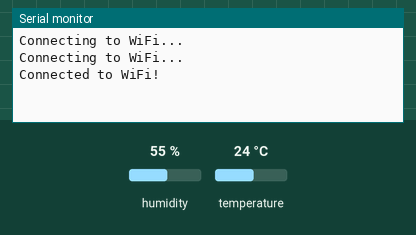
Simulated run of this sketch. Board: ESP32. Parts: the last lines printed to the serial monitor. The inputs (shaded band) are chosen by the test bench; at power-on: humidity 55 %, temperature 24 °C. WiFi joins after 1.5 s; servers stay silent unless stated.

Above: at 3.2 s.
3.3 s: humidity set to 22 %
At 4.7 s:
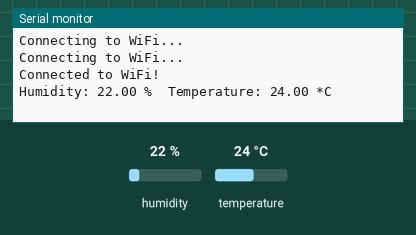
7.5 s: temperature set to 12 °C
At 9.5 s:
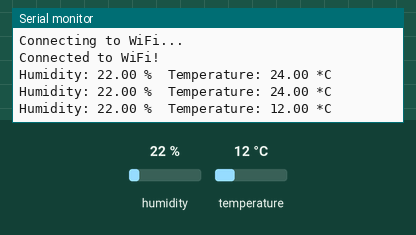
10.5 s: humidity set to 40 %
At 13.1 s:
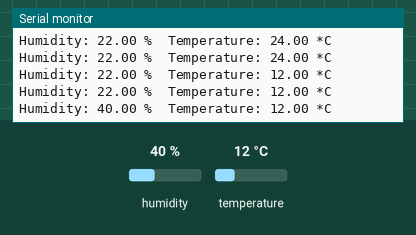

The sketch:

main.ino
```cpp
// ESP32 Arduino code for WiFi and sensor integration
#include <WiFi.h>
#include <DHT.h>

#define DHTPIN 4         // DHT sensor pin
#define DHTTYPE DHT11    // DHT 11

DHT dht(DHTPIN, DHTTYPE);

const char* ssid = "your-SSID";   // Replace with your network SSID
const char* password = "your-PASSWORD"; // Replace with your network password

void setup() {
  Serial.begin(115200);
  WiFi.begin(ssid, password);
  while (WiFi.status() != WL_CONNECTED) {
    delay(1000);
    Serial.println("Connecting to WiFi...");
  }
  Serial.println("Connected to WiFi!");
  dht.begin();
}

void loop() {
  delay(2000);
  float h = dht.readHumidity();
  float t = dht.readTemperature();

  if (isnan(h) || isnan(t)) {
    Serial.println("Failed to read from DHT sensor!");
    return;
  }

  Serial.print("Humidity: ");
  Serial.print(h);
  Serial.print(" %	");
  Serial.print("Temperature: ");
  Serial.print(t);
  Serial.println(" *C");
}
```

Measured:
- after the input at 3.3 s, the serial monitor: prints a new line after 0.73 s (image 1)
- after the input at 7.5 s, the serial monitor: prints a new line after 0.57 s (image 2)
- after the input at 10.5 s, the serial monitor: prints a new line after 1.6 s (image 3)
